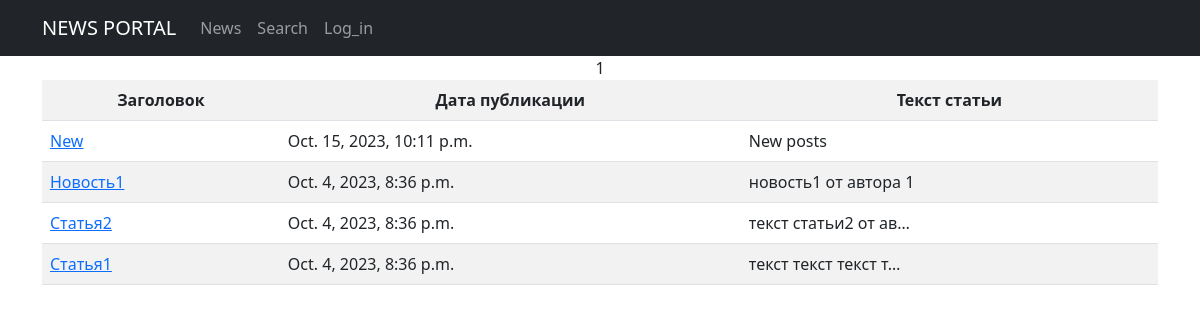
The page /news/ on the database as committed earlier.
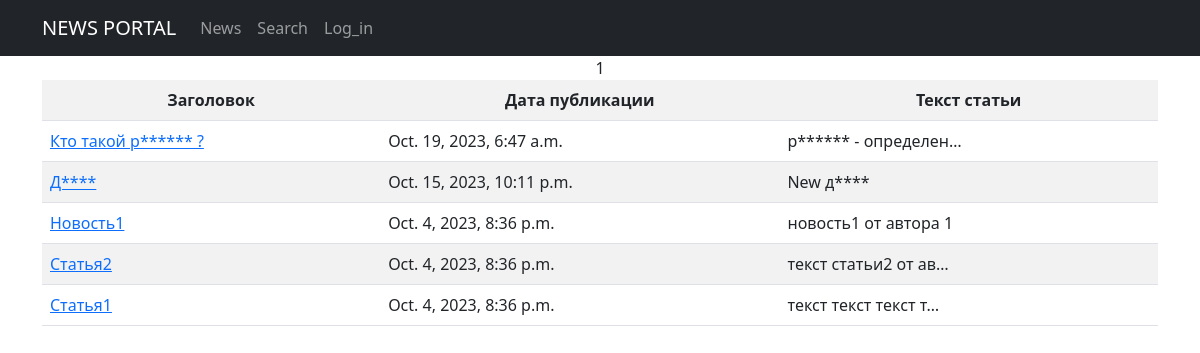
The same page on the database as committed later.
### news/models.py (models this page shows, shortened)
class Post(models.Model):
    author = models.ForeignKey('Author', on_delete=models.CASCADE)
    categoryType = models.CharField(max_length=80, choices=POST_TYPES, default=news)
    date_create = models.DateTimeField(auto_now_add=True)
    categories = models.ManyToManyField('Category', through='PostCategory')
    title = models.CharField(max_length=150)
    show_title = models.CharField(max_length=100)
    text = models.TextField()
    rating = models.SmallIntegerField(default=0)

### news/views.py (the view)
# urls.py: path('', NewsList.as_view(), name='news_list'),
class NewsList(ListView):
    model = Post
    ordering = '-date_create'
    categoryType = 'NS'
    template_name = 'news.html'
    context_object_name = 'news'
    paginate_by = paginator_count

### news/templatetags/custom_filters.py (called while the page is built)
@register.filter()
def censor(value):
    new_value = value
    if isinstance(value, str):
        for i in bad_words:
            new_value = new_value.replace(i[1:], '*'*(len(i) - 1))
    return new_value

### templates/news.html (shortened to what this page needs)
{% extends 'flatpages/default.html' %}
{% load static %}
{% load custom_filters %}
{% block content %}
<html lang="en">
       <table class="table table-striped">
           <tr>
               <td><b>Заголовок</b></td>
               <td><b>Дата публикации</b></td>
               <td><b>Текст статьи</b></td>
           </tr>
           {% for p in news %}
           <tr>
               <td align="left "><a href="{% url 'new_detail' p.pk %}">{{ p.title | censor}}</a></td>
               <td align="left ">{{ p.date_create}} </td>
               <td align="left ">{{ p.text | censor| truncatechars:20}}</td>
           </tr>
           {% endfor %}
           {% endblock content %}

Rows that differ between the two databases and show on the page:
added Post: title|censor "Кто такой р****** ?", date_create "Oct. 19, 2023, 6:47 a.m.", text|censor "р****** - определен…"
changed Post: title|censor "New" → "Д****"; text|censor "New posts" → "New д****"
